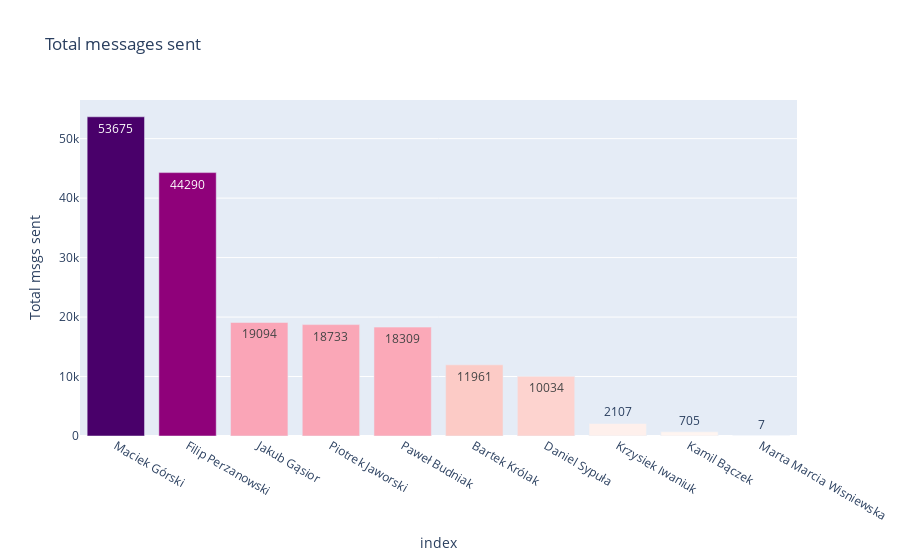

The notebook cell saved with this chart:
### Markdown cell above
## General chat statistics

### Code cell
msg_stats_dict = stats.get_msg_stats(chat)
msg_stats = pd.DataFrame.from_dict(msg_stats_dict, columns = ['Total msgs sent', 'Avg msg length', 'Total chars sent'], orient = 'index')


col = 'Total msgs sent'
df2 = msg_stats.sort_values(by = col, ascending = False)
f = px.bar(df2, y = col, x = df2.index, text = col, labels = {'x': 'Sender'}, color = col,
           title = 'Total messages sent', color_continuous_scale = px.colors.sequential.RdPu)
f.update(layout_coloraxis_showscale=False)
#f.update_traces(textposition = 'outside')
f

### Figure 1 — Plotly figure (JSON) as saved in the notebook; plotly's stock layout.template omitted (floating-point values rounded to 4 significant figures)
{"data": [{"alignmentgroup": "True", "hovertemplate": "index=%{x}<br>Total msgs sent=%{marker.color}<extra></extra>", "legendgroup": "", "marker": {"color": [53675, 44290, 19094, 18733, 18309, 11961, 10034, 2107, 705, 7], "coloraxis": "coloraxis", "pattern": {"shape": ""}}, "name": "", "offsetgroup": "", "orientation": "v", "showlegend": false, "text": [53680.0, 44290.0, 19090.0, 18730.0, 18310.0, 11960.0, 10030.0, 2107.0, 705.0, 7.0], "textposition": "auto", "x": ["Maciek Górski", "Filip Perzanowski", "Jakub Gąsior", "Piotrek Jaworski", "Paweł Budniak", "Bartek Królak", "Daniel Sypuła", "Krzysiek Iwaniuk", "Kamil Bączek", "Marta Marcia Wisniewska"], "xaxis": "x", "y": [53675, 44290, 19094, 18733, 18309, 11961, 10034, 2107, 705, 7], "yaxis": "y", "type": "bar"}], "layout": {"xaxis": {"anchor": "y", "domain": [0.0, 1.0], "title": {"text": "index"}}, "yaxis": {"anchor": "x", "domain": [0.0, 1.0], "title": {"text": "Total msgs sent"}}, "coloraxis": {"colorbar": {"title": {"text": "Total msgs sent"}}, "colorscale": [[0.0, "rgb(255,247,243)"], [0.125, "rgb(253,224,221)"], [0.25, "rgb(252,197,192)"], [0.375, "rgb(250,159,181)"], [0.5, "rgb(247,104,161)"], [0.625, "rgb(221,52,151)"], [0.75, "rgb(174,1,126)"], [0.875, "rgb(122,1,119)"], [1.0, "rgb(73,0,106)"]], "showscale": false}, "legend": {"tracegroupgap": 0}, "title": {"text": "Total messages sent"}, "barmode": "relative"}}
